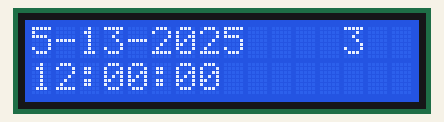
Bench run of a sketch on a simulated Arduino Uno, built with avr-gcc and run on an emulated ATmega328P. Parts: 16×2 character LCD. The local clock reads 2024-03-15 10:24:30 at power-on unless the sketch sets it; what the sketch prints to the serial monitor is not drawn.

Above: at 0.1 s.
At 4.2 s:
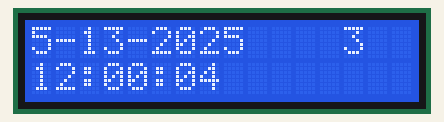
At 9.4 s:
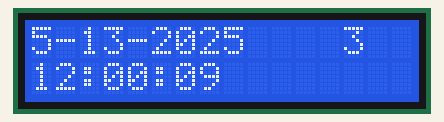
At 18.6 s:
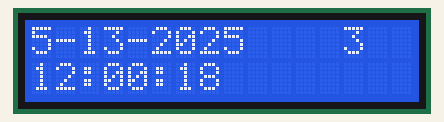
At 27.8 s:
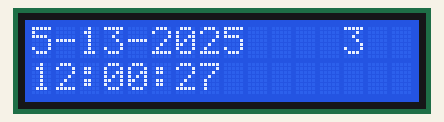
At 38.1 s:
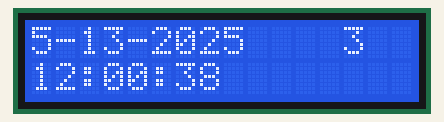

Measured:
- what the display in image 1 shows lasts 1.0 s, from 4.2 s to 5.2 s

The sketch:

7_1_set_time_to_ds1302.ino
```cpp
//DS1302 default time: 0:00, 0， 0, 2001

#include <LiquidCrystal_I2C.h>
LiquidCrystal_I2C lcd(0x27,16,2); // set the LCD address to 0x27 for a 16 chars and 2 line display
#include <DS1302.h>

namespace {

// Set the appropriate digital I/O pin connections. These are the pin
// assignments for the Arduino as well for as the DS1302 chip. See the DS1302
// datasheet:
//
//   http://datasheets.maximintegrated.com/en/ds/DS1302.pdf
const int RSTPin   = 8;  // Chip Enable
const int DATPin   = 6;  // Input/Output
const int CLKPin = 7;  // Serial Clock

// Create a DS1302 object.
DS1302 rtc(RSTPin, DATPin, CLKPin);

String dayAsString(const Time::Day day) {
  switch (day) {
    case Time::kSunday: return "Sunday";
    case Time::kMonday: return "Monday";
    case Time::kTuesday: return "Tuesday";
    case Time::kWednesday: return "Wednesday";
    case Time::kThursday: return "Thursday";
    case Time::kFriday: return "Friday";
    case Time::kSaturday: return "Saturday";
  }
  return "(unknown day)";
 }
}
void setup() {
  Serial.begin(9600);
  // initialize the lcd
  lcd.init();
  lcd.backlight();
  lcd.clear();
  // Initialize a new chip by turning off write protection and clearing the
  // clock halt flag. These methods needn't always be called. See the DS1302
  // datasheet for details.
  rtc.writeProtect(false);
  rtc.halt(false);

  // Make a new time object to set the date and time.
  // Tuesday, May 13, 2025 at 12:00:00.
  // You can also change this time according to your own needs
  Time t(2025, 05, 13, 12, 00, 00, Time::kTuesday);

  // Set the time and date on the chip.
  rtc.time(t);
}

void printTime() {
  // Get the current time and date from the chip.
  Time t = rtc.time();

  // Name the day of the week.
  const String day = dayAsString(t.day);

  // Format the time and date and insert into the temporary buffer.
  char buf[50];
  snprintf(buf, sizeof(buf), "%s %04d-%02d-%02d %02d:%02d:%02d",
           day.c_str(),
           t.yr, t.mon, t.date,
           t.hr, t.min, t.sec);

  // Print the formatted string to serial so we can see the time.
  Serial.println(buf);
  lcd.setCursor(0, 0);
  lcd.print(t.mon);
  lcd.print("-");
  lcd.print(t.date);
  lcd.print("-");
  lcd.print(t.yr);
  lcd.print("    ");
  lcd.print(t.day);
  lcd.setCursor(0, 1);
  if((t.hr) < 10) lcd.print("0");
  lcd.print(t.hr);
  lcd.print(":");
  if((t.min) < 10) lcd.print("0");
  lcd.print(t.min);
  lcd.print(":");
  if((t.sec) < 10) lcd.print("0");
  lcd.print(t.sec);
}

// Loop and print the time every second.
void loop() {
  printTime();
  delay(1000);
}
```
